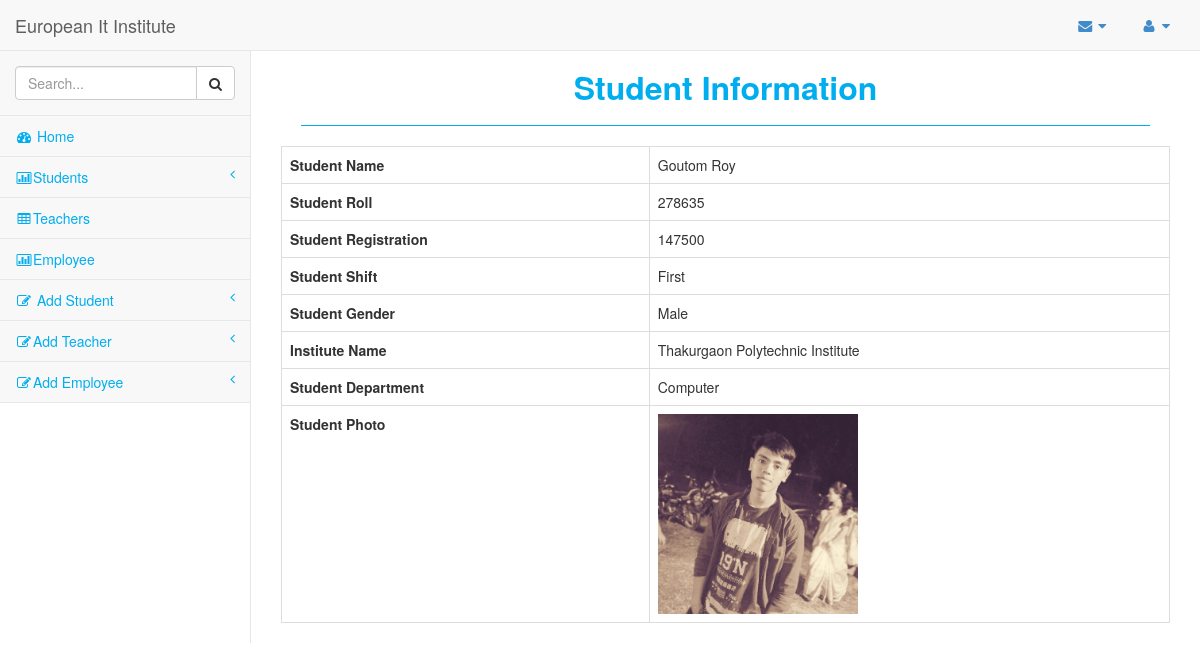
The app's page /view.php?id=15 (signed in) with its own data.
### tables this page shows
CREATE TABLE `students` (
  `student_id` int(11) NOT NULL,
  `student_name` varchar(50) NOT NULL,
  `student_roll` int(11) NOT NULL,
  `student_reg` int(11) NOT NULL,
  `shift` varchar(50) NOT NULL,
  `gender` varchar(50) NOT NULL,
  `institute_name` text NOT NULL,
  `department` varchar(50) NOT NULL,
  `student_pic` varchar(255) NOT NULL
);

### view.php (the view, shortened to what this page needs)
<?php
    $db_host = "localhost";
    $db_user = "root";
    $db_pass = "";
    $db_name = "classproject";
	$conn = mysqli_connect($db_host,$db_user,$db_pass,$db_name);
	$id = $_GET['id'];
	$sql = "SELECT * FROM students WHERE student_id = $id";
	$result = mysqli_query($conn,$sql);
	$std = mysqli_fetch_assoc($result);
?>
<?php include_once('inc/header.php'); ?>
<div id="page-wrapper">
    <div class="row">
        <div class="col-lg-12">
            <h1 class="page-header">Student Information</h1>
        </div>
    </div>
    <div class="row">
        <div class="col-lg-12">
            <table class="table table-bordered table-hover table-dark">
                <tr>
                    <th>Student Name</th>
                    <td><?php echo $std['student_name']; ?></td>
                </tr>
                <tr>
                    <th>Student Roll</th>
                    <td><?php echo $std['student_roll']; ?></td>
                </tr>
                <tr>
                    <th>Student Registration</th>
                    <td><?php echo $std['student_reg']; ?></td>
                </tr>
                <tr>
                    <th>Student Shift</th>
                    <td><?php echo $std['shift']; ?></td>
                </tr>
                <tr>
                    <th>Student Gender</th>
                    <td><?php echo $std['gender'];?></td>
				</tr>
				<tr>
                    <th>Institute Name</th>
                    <td><?php echo $std['institute_name'];?></td>
                </tr>
                <tr>
                    <th>Student Department</th>
                    <td><?php echo $std['department']; ?></td>
                </tr>
                <tr>
                    <th>Student Photo</th>
                    <td><img width="200" src="<?php echo $std['student_pic']; ?>" alt=""> </td>
                </tr>
            </table>
        </div>
    </div>
</div>
</div>
</body>
</html>

### css/sb-admin.css (style rules this page uses)
body { padding-top: 100px; background-color: #fff; background-repeat:no-repeat; background-size:cover; }
@media (min-width:768px) { body { padding-top: 50px; } }
#page-wrapper { padding: 0 15px; min-height: 568px; background-color: #fff; }
@media (min-width:768px) { #page-wrapper { position: inherit; margin: 0 0 0 250px; padding: 0 30px; border-left: 1px solid #e7e7e7; } }

### css/style.css (style rules this page uses)
.page-header { margin: 20px; padding-bottom: 20px; }
#page-wrapper h1 { font-size: 32px; color: #00AEEF; font-weight: 700; }
#page-wrapper h1 { text-align: center; border-bottom: 1px solid; }

### records on screen
students: student_name "Goutom Roy", student_roll "278635", student_reg "147500", shift "First", gender "Male", institute_name "Thakurgaon Polytechnic Institute", department "Computer", student_pic (picture)
